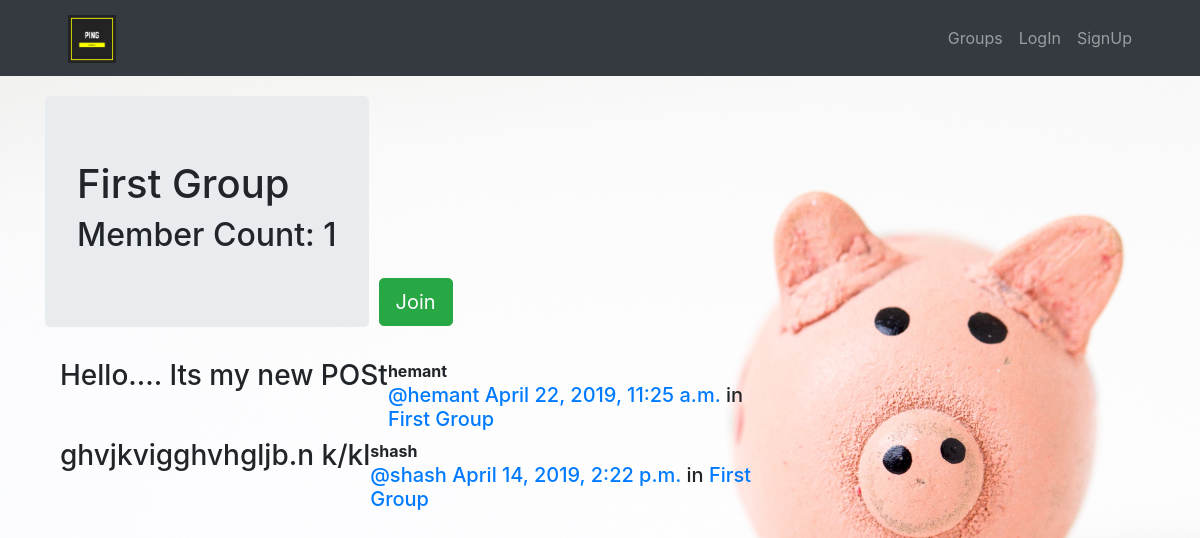
The app's page /groups/posts/in/first-group/ with its own data.
### groups/models.py (models this page shows, shortened)
class Group(models.Model):
    name = models.CharField(max_length=255,unique=True)
    slug = models.SlugField(allow_unicode=True,unique=True)
    description = models.TextField(blank=True,default='')
    description_html = models.TextField(editable=False,default='',blank=True)
    members = models.ManyToManyField(User,through='GroupMember')
    class Meta:
        ordering = ['name']

### posts/models.py (models this page shows, shortened)
class Post(models.Model):
    user = models.ForeignKey(User, related_name='posts', on_delete=models.CASCADE)
    created_at = models.DateTimeField(auto_now=True)
    message = models.TextField()
    message_html = models.TextField(editable=False)
    group = models.ForeignKey(Group,related_name='posts',null=True,blank=True, on_delete=models.CASCADE)
    class Meta:
        ordering = ['-created_at']  # For descending
        unique_together = ['user','message']

### groups/views.py (the view)
# urls.py: url(r"^posts/in/(?P<slug>[-\w]+)/$",views.SingleGroup.as_view(),name="single"),
class SingleGroup(generic.DetailView):
    model = Group

### groups/templates/groups/group_detail.html (shortened to what this page needs)
{% extends "groups/group_base.html" %}
{% block pregroup %}
<div style="margin-top:20px;" class="jumbotron">
<h1>{{group.name}}</h1>
<h2>Member Count: {{group.members.count}}</h2>
</div>
<div class="content">
  <div style="margin-top:202px; margin-left:10px;">
  {% if user in group.members.all %}
    <a class="btn btn-lg btn-fill btn-warning"
       href="{% url 'groups:leave' slug=group.slug %}"><span
       class="glyphicon glyphicon-remove"></span>Leave</a>
  {% else %}
    <a class="btn btn-lg btn-fill btn-success"
       href="{% url 'groups:join' slug=group.slug %}">Join</a>
  {% endif %}
  </div>
</div>
{% endblock %}
{% block group_content %}
<div class="col-md-8">
  {% if group.posts.count == 0 %}
  <br><br>
    <h2>No posts in this group yet!</h2>
  {% else %}
    {% for post in group.posts.all %}
      {% include "posts/_post.html" %}
    {% endfor %}
  {% endif %}
</div>
{% endblock %}

### posts/templates/posts/_post.html (shortened to what this page needs)
<div class="post media">
	<h3>{{ post.message_html|safe }}</h3>
	<div class="media-body">
		<strong>{{ post.user.username }}</strong>
		<h5 class="media-heading">
			<span class="username"><a href="{% url 'posts:for_user' username=post.user.username %}">@{{ post.user.username }}</a></span>
			<time class="time"><a href="{% url 'posts:single' username=post.user.username pk=post.pk %}">{{ post.created_at }}</a></time>
			{% if post.group %}
			<span class="group-name">in <a href="#">{{ post.group.name }}</a></span>
			{% endif %}
		</h5>
	</div>
</div>

### records on screen
Group: name "First Group", members.count "1"
Post: message_html "Hello.... Its my new POSt", user.username "hemant", created_at "April 22, 2019, 11:25 a.m.", group.name "First Group"
Post: message_html "ghvjkvigghvhgljb.n k/kl", user.username "shash", created_at "April 14, 2019, 2:22 p.m.", group.name "First Group"
